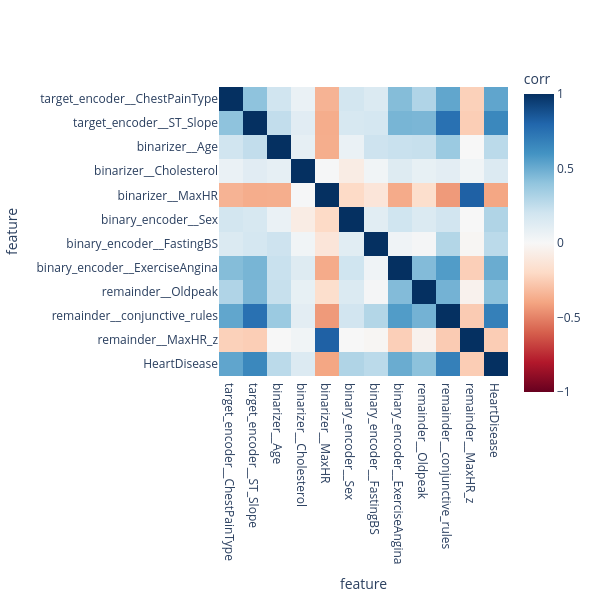

The code cell stored with this chart in its notebook:
### Markdown cell above
All intergroup features are discarded as duplicate signals. Only the transformed initial features and conjunctive rules remain.

### Code cell
train = X_train[remaining_cols].merge(y_train, left_index=True, right_index=True)
corr_df = train.corr()
plot_corr_matrix(corr_df, width=600, height=600, fontsize=12)

### Figure 1 — Plotly figure (JSON) as saved in the notebook; plotly's stock layout.template omitted (floating-point values rounded to 4 significant figures; data arrays with more than 128 entries replaced by an {"elided": "..."} marker saying what was removed)
{"data": [{"coloraxis": "coloraxis", "name": "0", "x": ["target_encoder__ChestPainType", "target_encoder__ST_Slope", "binarizer__Age", "binarizer__Cholesterol", "binarizer__MaxHR", "binary_encoder__Sex", "binary_encoder__FastingBS", "binary_encoder__ExerciseAngina", "remainder__Oldpeak", "remainder__conjunctive_rules", "remainder__MaxHR_z", "HeartDisease"], "y": ["target_encoder__ChestPainType", "target_encoder__ST_Slope", "binarizer__Age", "binarizer__Cholesterol", "binarizer__MaxHR", "binary_encoder__Sex", "binary_encoder__FastingBS", "binary_encoder__ExerciseAngina", "remainder__Oldpeak", "remainder__conjunctive_rules", "remainder__MaxHR_z", "HeartDisease"], "z": {"elided": "12x12 float values"}, "type": "heatmap", "xaxis": "x", "yaxis": "y", "hovertemplate": "feature: %{x}<br>feature: %{y}<br>corr: %{z}<extra></extra>"}], "layout": {"xaxis": {"anchor": "y", "domain": [0.0, 1.0], "scaleanchor": "y", "constrain": "domain", "title": {"text": "feature"}}, "yaxis": {"anchor": "x", "domain": [0.0, 1.0], "autorange": "reversed", "constrain": "domain", "title": {"text": "feature"}}, "coloraxis": {"colorbar": {"title": {"text": "corr"}}, "colorscale": [[0.0, "rgb(103,0,31)"], [0.1, "rgb(178,24,43)"], [0.2, "rgb(214,96,77)"], [0.3, "rgb(244,165,130)"], [0.4, "rgb(253,219,199)"], [0.5, "rgb(247,247,247)"], [0.6, "rgb(209,229,240)"], [0.7, "rgb(146,197,222)"], [0.8, "rgb(67,147,195)"], [0.9, "rgb(33,102,172)"], [1.0, "rgb(5,48,97)"]], "cmin": -1, "cmax": 1, "autocolorscale": false}, "margin": {"t": 60}, "font": {"size": 12}, "width": 600, "height": 600}}
